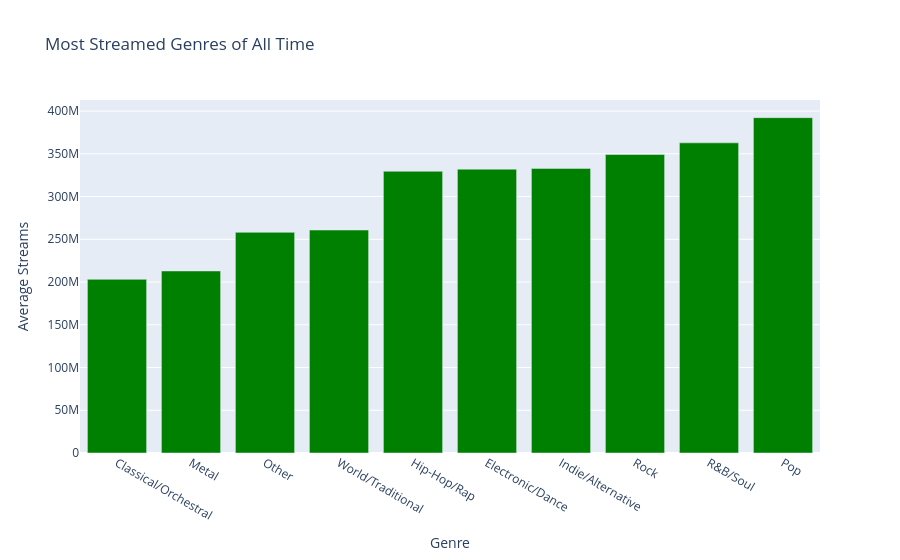

Notebook source saved alongside this figure:
### Code cell
bar = go.Bar(x = ordered['main_genre'],
             y = ordered['Streams'],
             marker = {'color':'green'})

layout = go.Layout(title="Most Streamed Genres of All Time",
                   xaxis = {'title':'Genre'},
                   yaxis = {'title':'Average Streams'})

fig = go.Figure(data=[bar], layout=layout)

py.iplot(fig)

### Figure 1 — Plotly figure (JSON) as saved in the notebook; plotly's stock layout.template omitted (floating-point values rounded to 4 significant figures)
{"data": [{"marker": {"color": "green"}, "type": "bar", "x": ["Classical/Orchestral", "Metal", "Other", "World/Traditional", "Hip-Hop/Rap", "Electronic/Dance", "Indie/Alternative", "Rock", "R&B/Soul", "Pop"], "y": [203100000.0, 212900000.0, 258100000.0, 260900000.0, 329600000.0, 332100000.0, 332900000.0, 349100000.0, 362800000.0, 392300000.0]}], "layout": {"title": {"text": "Most Streamed Genres of All Time"}, "xaxis": {"title": {"text": "Genre"}}, "yaxis": {"title": {"text": "Average Streams"}}}}
